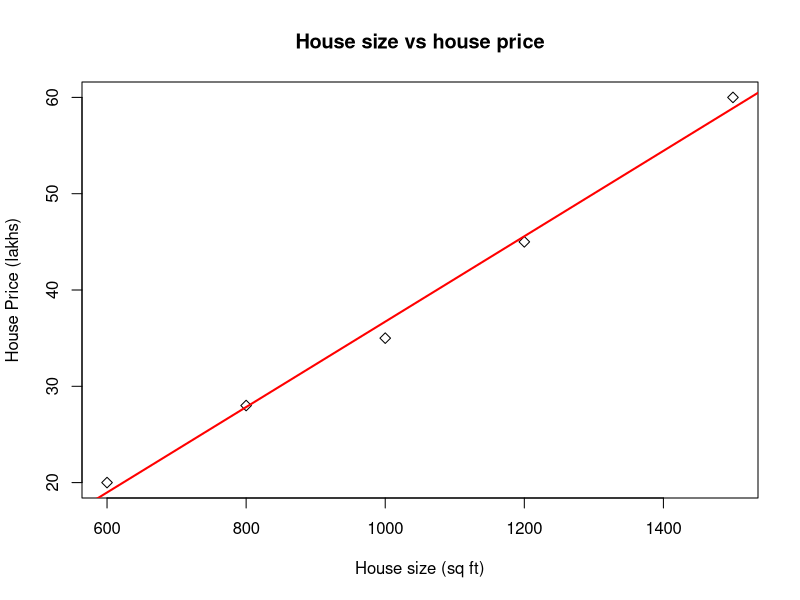

This figure's R source:
# ********************Linear Regression***********************

size <-c(600,800,1000,1200,1500)
price <-c(20,28,35,45,60)
house_data <-data.frame(size,price)

plot(house_data$size, house_data$price,
     main="House size vs house price",
     xlab="House size (sq ft)",
     ylab="House Price (lakhs)",
     pch=5,
     col="black"
     )

model3 <- lm(price ~ size, data = house_data)

abline(model3, col = "red", lwd = 2)

summary(model3)

new_house <- data.frame(size = 1300)
predict(model3, new_house)                    